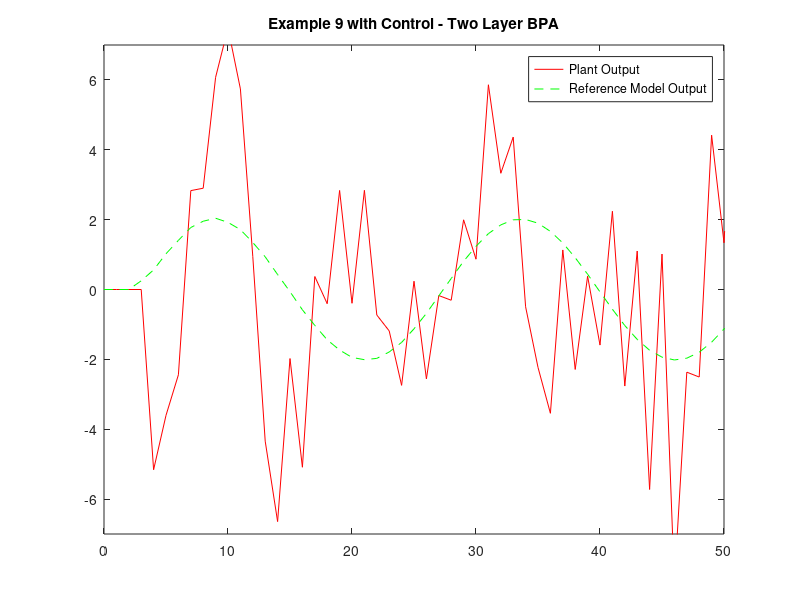
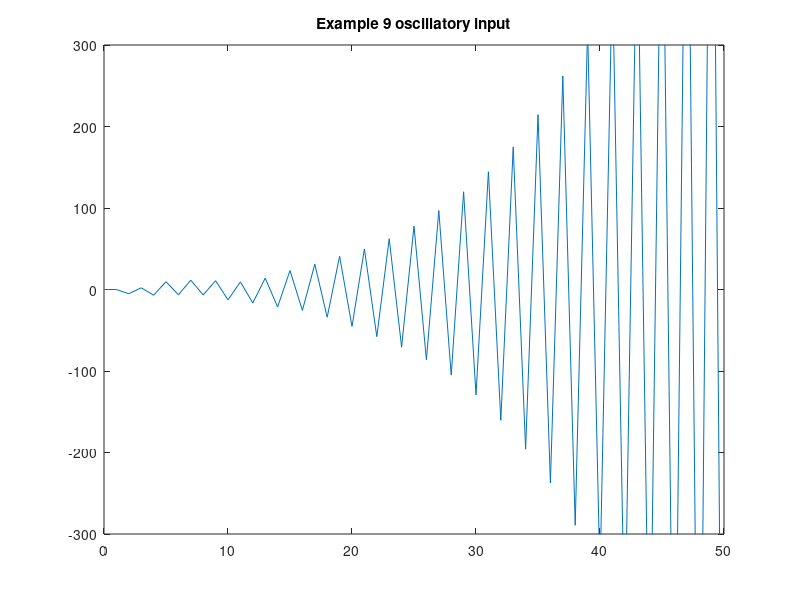

Here is the MATLAB script that generated these plots, in order:
clc;close all;clear all;
a = 1; b = 1;
m0 = 3;
m1 = 40;
m2 = 10;
m3 = 1;

w1 = rand(m1,m0+1);
w2 = rand(m2,m1+1);
w3 = rand(m3,m2+1);
eta1 = 0.05;

yp = [0 0 0];
ym= [0 0 0];
u =[0 0];
n= 0:10000;

for k =1:length(n)
    
        p = [1;yp(end);yp(end-1);yp(end-2)];
        r1 = sin(2*pi*k/25);
        
        yp1 =(5*yp(end)*yp(end-1)/(1 + (yp(end))^2 + (yp(end-1))^2+ (yp(end-2))^2))+ u(end)+(1.1)*u(end-1);
        yp=[yp yp1];
        
        ym1 = 0.32*ym(end) + 0.64*ym(end-1)-0.5*ym(end-2)+ r1;
        ym=[ym ym1];

        %FORWARD PASS
        v1 = w1*p; 
        phi_v1 = a*tanh(b*v1); 
        y1_k = [1 ; phi_v1];
        v2 = w2*y1_k;
        phi_v2 = a*tanh(b*v2);
        y2_k = [1 ; phi_v2];
        v3 = w3*y2_k; 
        y3 = v3 ;
        E  = yp1 - y3;
        phi_v3_diff = (1);
        phi_v2_diff = (b/a)*(a^2 - phi_v2.^2); 
        phi_v1_diff = (b/a)*(a^2 - phi_v1.^2); 

        %BACKWARD PASS

        delta3 = E*phi_v3_diff;  
        delta_w3 = eta1.*delta3*(y2_k)'; 
        delta2 = (w3(2:length(w3))'.*delta3).*(phi_v2_diff); 
        delta_w2 = eta1.*delta2*(y1_k)';
        delta1 = (w2(:,2:length(w2))'*delta2).*(phi_v1_diff);
        delta_w1 = eta1.*delta1*(p)';

        %ERROR CALCULATION AND WEIGHT UPDATION

        w1 = w1 + delta_w1;
        w2 = w2 + delta_w2;
        w3 = w3 + delta_w3;

        u1 = -y3 -(1.1)*u(end)+0.32*yp(end) + 0.64*yp(end-1)-0.5*yp(end-2)+ r1;
        
        u=[u u1];
end

% ----------------------------------------------------------------------- %
%                           Plotting Graphs                               %
% ----------------------------------------------------------------------- %
K =0:length(n)+2;
figure;
plot(K,yp,'-r',K,ym,'--g')
axis([0 50  -7 7])
legend('Plant Output', 'Reference Model Output');
title('Example 9 with Control - Two Layer BPA');
g=var(yp(3:end)-ym(3:end));
h=var(yp(3:end));
perf=(1-(g/h))*100;
disp(perf);
mse = sum((yp(3:end)-ym(3:end)).^2)/(length(yp(3:end)));
disp(mse);

K=0:length(n)+1;
figure;
plot(K,u)
axis([0 50 -300 300])
title('Example 9 oscillatory input');